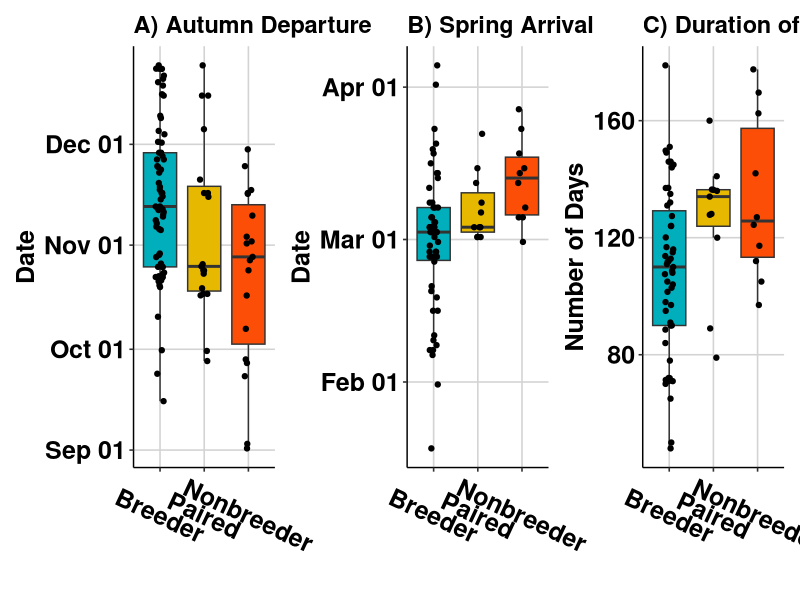
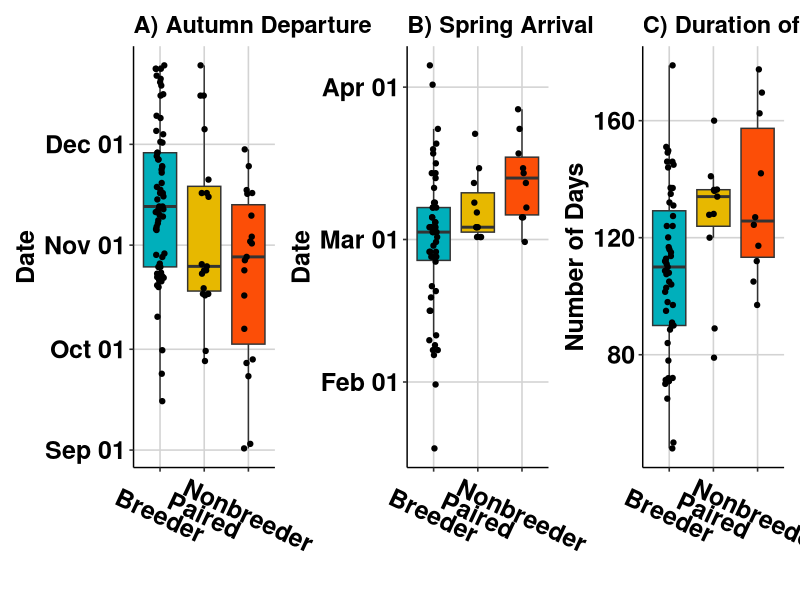

Write the R code that produced these figures, in order.
# Breeding status vs migration timing

library(here)
library(tidyverse)
library(lubridate)
library(ggpubr)
library(patchwork)

# read in migration metrics output
param_df<-read_csv(here("output/post_march_2024/migration_metrics_v4.csv"))

# Merge additional info onto dataframe
ids<-read_csv(here("ids.csv"))
param_df<-param_df %>% 
  left_join(., ids,
            by=c("swan_ID" = "id")) %>% 
  select(-mate_present, -'mass (kg)', -'skull (mm)',-'tarsus (mm)') %>% 
  rename(breeding_status="breeding_status(if cygnets=breeder; if mate=paired;else non-breeder or cygnet)",
         id_year=year)


# Translate back to dates from julian day
p_dates<-param_df %>% 
  mutate(across(c(fall_mig_onset, 
                  spring_arrival),
                ~ifelse(.<186, .+181, .-185)))

# remove a swan with only partial info
p_dates<-p_dates %>% 
  filter(!id_year%in%"8P-2021-2022")

p_dates<-p_dates %>% 
  mutate(across(c(fall_mig_onset, 
                  spring_arrival),
                ~as.Date(., origin="2019-12-31")))

# Add specific years for the fall and spring events (fall_onset and spring_arrival) to track yearly variation
p_dates<-p_dates %>% 
  mutate(fall_yr=map_chr(strsplit(.$id_year, "-"), ~.x[2]),
         spring_yr=map_chr(strsplit(.$id_year, "-"), ~.x[3]))

# add column for entire year cycle
p_dates<-p_dates %>% 
  mutate(entire_yr=paste(map_chr(strsplit(.$id_year, "-"), ~.x[2]),
                         map_chr(strsplit(.$id_year, "-"), ~.x[3]), sep="-"))

# plot for timing of migration vs breeder/non-breeder/paired
autumn_onset<-p_dates %>% 
  filter(breeding_status%in%c("breeder", "non_breeder", "paired")) %>% 
  mutate(breeding_status=fct_relevel(breeding_status, "breeder", "paired", "non_breeder")) %>% 
  ggplot(., aes(breeding_status, fall_mig_onset,fill=breeding_status))+
  scale_x_discrete(labels=c("Breeder", "Paired", "Nonbreeder"))+
  geom_boxplot(outlier.shape = NA)+
  scale_y_date(date_labels = "%b %d")+
  geom_jitter(width = 0.1)+
  scale_fill_manual(values = c("#00AFBB", "#E7B800", "#FC4E07"))+
  ggtitle(label="A)")+
  labs(x="", y="Date")+
  theme_pubr()+
  theme(legend.position = "none")+
  theme(plot.title = element_text(size=17),
        axis.title.y=element_text(size=18),
        text=element_text(size=18, face='bold'),
        axis.text.x=element_text(angle=-25, vjust=0.5),
        panel.grid.major = element_line(colour="lightgrey"))+
  ggtitle("A) Autumn Departure")

spring_arrival<-p_dates %>% 
  filter(breeding_status%in%c("breeder", "non_breeder", "paired")) %>% 
  mutate(breeding_status=fct_relevel(breeding_status, "breeder", "paired", "non_breeder")) %>% 
  ggplot(., aes(breeding_status, spring_arrival,fill=breeding_status))+
  scale_x_discrete(labels=c("Breeder", "Paired", "Nonbreeder"))+
  geom_boxplot(outlier.shape = NA)+
  scale_y_date(date_labels = "%b %d")+
  geom_jitter(width = 0.1)+
  scale_fill_manual(values = c("#00AFBB", "#E7B800", "#FC4E07"))+
  ggtitle(label="B)")+
  labs(x="", y="Date")+
  theme_pubr()+
  theme(legend.position = "none")+
  theme(plot.title = element_text(size=17),
        axis.title.y=element_text(size=18),
        text=element_text(size=18, face='bold'),
        axis.text.x=element_text(angle=-25, vjust=0.5),
        panel.grid.major = element_line(colour="lightgrey"))+
  ggtitle("B) Spring Arrival")

breeding_duration<-p_dates %>% 
  filter(breeding_status%in%c("breeder", "non_breeder", "paired")) %>% 
  mutate(breeding_status=fct_relevel(breeding_status, "breeder", "paired", "non_breeder")) %>% 
  ggplot(., aes(breeding_status, mig_duration,fill=breeding_status))+
  scale_x_discrete(labels=c("Breeder", "Paired", "Nonbreeder"))+
  geom_boxplot(outlier.shape = NA)+
  geom_jitter(width = 0.1)+
  scale_fill_manual(values = c("#00AFBB", "#E7B800", "#FC4E07"))+
  ggtitle(label="C)")+
  labs(x="", y="Number of Days")+
  theme_pubr()+
  theme(legend.position = "none")+
  theme(plot.title = element_text(size=17),
        axis.title.y=element_text(size=18),
        text=element_text(size=18, face='bold'),
        axis.text.x=element_text(angle=-25, vjust=0.5),
        panel.grid.major = element_line(colour="lightgrey"))+
  ggtitle("C) Duration of Nonbreeding Period")

autumn_onset+spring_arrival+breeding_duration

breeding_timing<-autumn_onset+spring_arrival+breeding_duration

ggsave(here("figures/breeding_timing.tiff"),
       dpi=300, compression="lzw")
